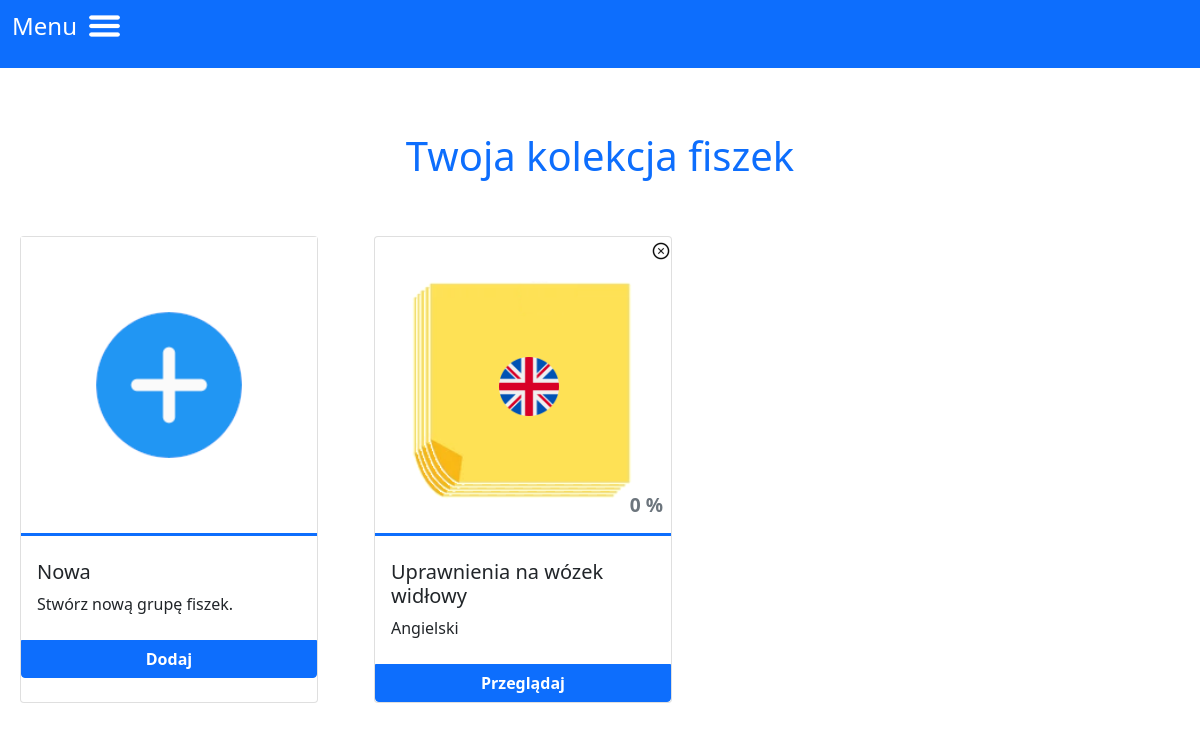
The page /cards_collection (signed in) on the database its author committed.
### swbo/models.py (models this page shows)
class groups(db.Model):
    id = db.Column("id", db.Integer, primary_key=True)
    name = db.Column(db.String(60))
    lang = db.Column(db.String(60))
    completion = db.Column(db.Integer, default=0)
    user_id = db.Column(db.Integer, db.ForeignKey("users.id"))
    card = db.relationship("cards", backref="group", lazy=True)
    lesson = db.relationship("lessons", backref="group", lazy=True)

### swbo/collection/routes.py (the view)
@collection.route("/cards_collection", methods=["GET", "POST"])
def cards_collection_page():
    if "logged_in" not in session:
        return redirect(url_for("user.login_page"))
    if request.method == "POST":
        group_name = request.form["name"]
        group_lang = request.form["lang"]
        user_id = users.query.filter_by(login=session['login']).first().id # only one exists, user is unique
        new_group = groups(name=group_name, lang=group_lang, user_id=user_id)
        db.session.add(new_group)
        db.session.commit()
        return redirect(url_for("collection.cards_collection_page"))
    else: #method == get
        login_in_session = session["login"]
        user_id = users.query.filter_by(login=login_in_session).first().id
        users_groups = groups.query.filter_by(user_id=user_id).all()
        languages = ['Angielski', 'Niemiecki', 'Hiszpański', 'Francuski', 'Włoski', 'Duński',   'Turecki',
                     'Chiński', 'Japoński', 'Holenderski', 'Portugalski', 'Czeski', 'Słowacki', 'Węgierski']
        languages.sort()
        return render_template("cards_collection.html", languages=languages, groups=users_groups)

### swbo/templates/cards_collection.html (shortened to what this page needs)
{% extends "base.html" %}
{% block content %}
<div class="groups">
  <h1 class="py-5 text-center text-primary">Twoja kolekcja fiszek</h1>
<div class="row justify-content-start flex-wrap gap-4">
    <div class="card p-0" >
        <img src="{{url_for('static', filename='images/new_cards.png')}}" class="border-bottom border-3 border-primary"/>
      <div class="card-body p-0">
        <div class="px-3 py-4">
            <h5 class="card-title">Nowa</h5>
            <p class="card-text">Stwórz nową grupę fiszek.</p>
        </div>
         <button class="btn btn-primary w-100 mt-10 rounded-0 rounded-bottom" data-bs-toggle="modal" data-bs-target="#reg-modal">
            Dodaj
         </button>
      </div>
    </div>
    {% if groups %}
        {% for group in groups %}
        <div class="card p-0 position-relative">
            <div class="position-relative w-100">
                <a class="position-absolute text-decoration-none text-dark" href="/delete_group/{{group.id}}" style="top:0%; right: 0%">
                <img src="{{url_for('static', filename='images/close_icon.png')}}"/>
                </a>
                <img src="{{url_for('static', filename='images/languages/' + group.lang + '.png')}}" class="lang-icon"/>
                <p
                    {% if group.completion < 50 %}
                        class="text-secondary position-absolute bottom-0 end-0 px-2 completion"
                    {% elif group.completion < 70 %}
                        class="text-warning position-absolute bottom-0 end-0 px-2 completion"
                    {% else %}
                        class="text-success position-absolute bottom-0 end-0 px-2 completion"
                    {% endif %}
                >
                    {{group.completion}} %</p>
            </div>
            <div class="card-body p-0">
                <div class="px-3 py-4">
                    <h5 class="card-title">{{group.name}}</h5>
                    <p class="card-text">{{group.lang}}</p>
                </div>
                 <a href="/group/{{group.id}}" class="btn btn-primary w-100 mt-10 rounded-0 rounded-bottom">Przeglądaj</a>
            </div>
        </div>
        {% endfor %}
    {% endif %}
    </div>
</div>
{% endblock %}

### swbo/static/styles/style.css (style rules this page uses)
.practice .lang-icon, .groups .lang-icon { position: absolute; top: 40%; left: 42%; width: 20%; }
.practice .completion, .groups .completion, .lesson, .stats { font-weight: 600!important; }
.practice .completion, .groups .completion { font-size: 1.2rem; }
.btn-primary { font-weight: 600!important; }

### rows shown on the page
groups: lang (picture), completion "0", name "Uprawnienia na wózek widłowy", lang "Angielski"
